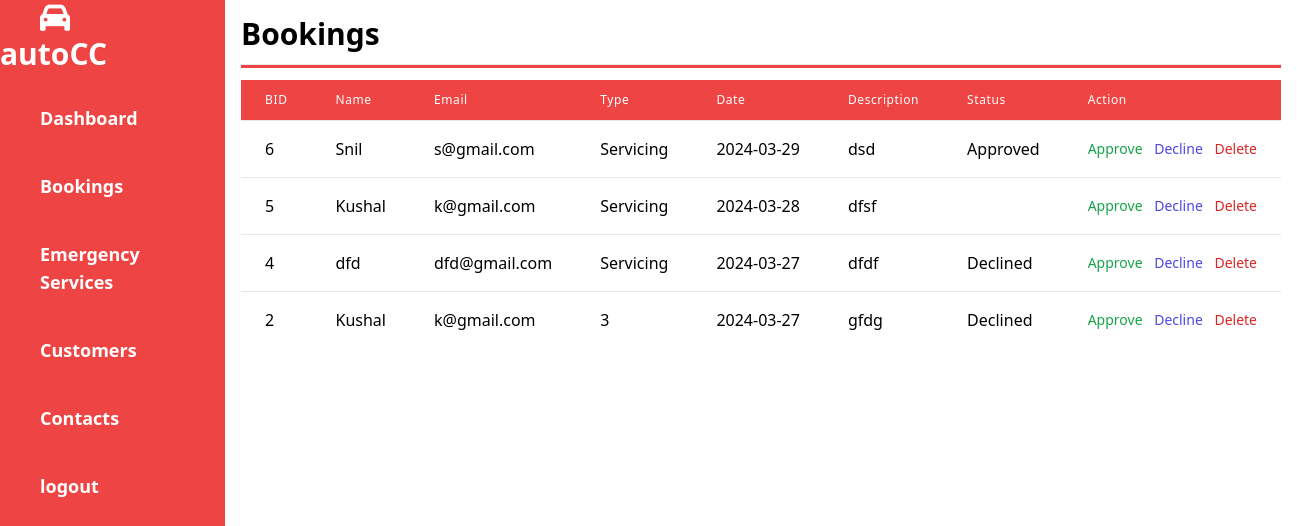
Page /admin/bookings.php on the earlier database version.
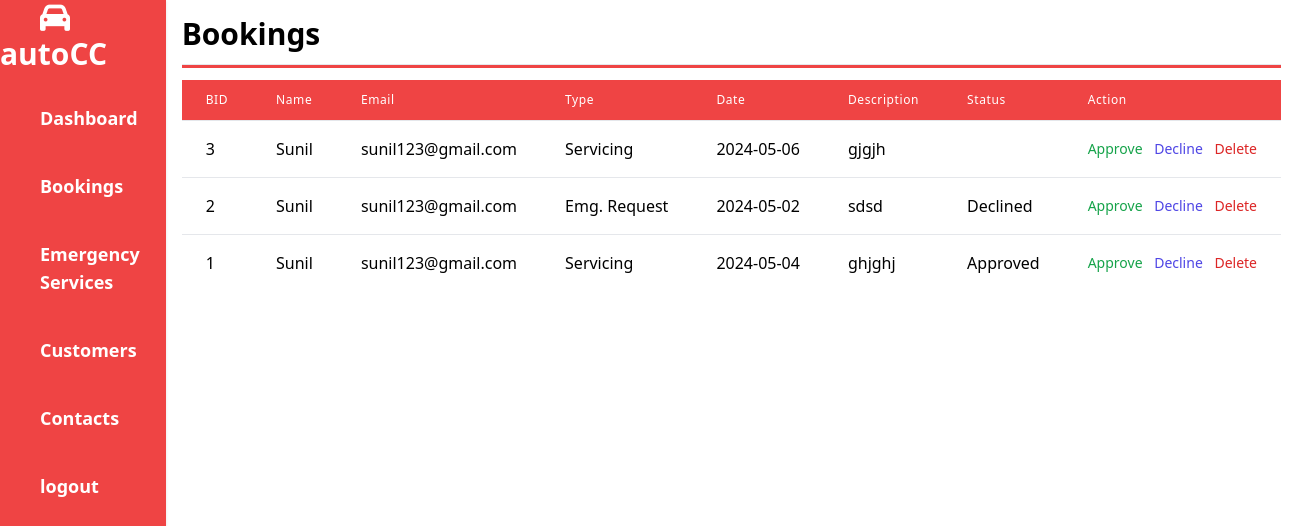
Same page on the later database version.
### tables this page shows
CREATE TABLE `bookings` (
  `bid` int(11) NOT NULL,
  `bname` varchar(50) NOT NULL,
  `bemail` varchar(50) NOT NULL,
  `btype` varchar(50) NOT NULL,
  `bdate` varchar(50) NOT NULL,
  `bdescription` varchar(500) NOT NULL,
  `bstatus` varchar(20) NOT NULL
);

### admin/bookings.php (the view, shortened to what this page needs)
<?php include 'sidebar.php'; ?>
<?php
    $qry3 = "SELECT * FROM bookings ORDER BY bid DESC";
    include '../includes/db.php';
    $result3 = mysqli_query($conn, $qry3);
?>
<h1 class="text-3xl font-bold">Bookings</h1>
    <hr class="my-3 h-1 bg-red-500">
        <div class="">
            <table class="min-w-full divide-y divide-gray-200">
                <thead class="bg-red-500">
                    <tr>
                        <th scope="col"
                            class="px-6 py-3 text-left text-xs font-medium text-white tracking-wider">
                            BID</th>
                        <th scope="col"
                            class="px-6 py-3 text-left text-xs font-medium text-white   tracking-wider">
                            Name</th>
                        <th scope="col"
                            class="px-6 py-3 text-left text-xs font-medium text-white  tracking-wider">
                            Email</th>
                        <th scope="col"
                            class="px-6 py-3 text-left text-xs font-medium text-white  tracking-wider">
                            Type</th>
                        <th scope="col"
                            class="px-6 py-3 text-left text-xs font-medium text-white  tracking-wider">
                            Date</th>
                        <th scope="col"
                            class="px-6 py-3 text-left text-xs font-medium text-white  tracking-wider">
                            Description</th>
                        <th scope="col"
                            class="px-6 py-3 text-left text-xs font-medium text-white  tracking-wider">
                            Status</th>
                        <th scope="col"
                            class="px-6 py-3 text-left text-xs font-medium text-white  tracking-wider">
                            Action</th>
                    </tr>
                </thead>
                <tbody class="bg-white divide-y divide-gray-200">
                    <?php while($row3 = mysqli_fetch_assoc($result3)){  ?>
                    <tr>
                        <td class="px-6 py-4 whitespace-nowrap"><?php echo $row3['bid'];?></td>
                        <td class="px-6 py-4 whitespace-nowrap"><?php echo $row3['bname'];?></td>
                        <td class="px-6 py-4 whitespace-nowrap"><?php echo $row3['bemail'];?></td>
                        <td class="px-6 py-4 whitespace-nowrap"><?php echo $row3['btype'];?></td>
                        <td class="px-6 py-4 whitespace-nowrap"><?php echo $row3['bdate'];?></td>
                        <td class="px-6 py-4 whitespace-nowrap"><?php echo $row3['bdescription'];?></td>
                        <td class="px-6 py-4 whitespace-nowrap"><?php echo $row3['bstatus'];?></td>
                        <td class="px-6 py-4 whitespace-nowrap text-right text-sm font-medium">
                            <a href="bookings.php?approve_bid=<?php echo $row3['bid'];?>" class="text-green-600 hover:text-indigo-900 mr-2" onclick="return confirm('Are you sure to approve?')">Approve</a>
                            <a href="bookings.php?decline_bid=<?php echo $row3['bid'];?>" class="text-indigo-600 hover:text-indigo-900 mr-2" onclick="return confirm('Are you sure to decline?')">Decline</a>
                            <a href="bookings.php?delete_bid=<?php echo $row3['bid'];?>" class="text-red-600 hover:text-red-900" onclick="return confirm('Are you sure to delete?')">Delete</a>
                        </td>
                    </tr>
                    <?php } ?>
                </tbody>
            </table>
        </div>

### admin/sidebar.php (shortened to what this page needs)
<!DOCTYPE html>
<html lang="en">
<head>
    <script src="https://cdn.tailwindcss.com"></script>
    <link rel="stylesheet" href="https://cdnjs.cloudflare.com/ajax/libs/font-awesome/6.5.1/css/all.min.css">
</head>
<body>
    <div class="flex">
        <nav class="h-screen bg-red-500 shadow w-60">
        <a href="../index.php" class="font-bold text-3xl mx-10 text-white"><i class="fa fa-car me-3"></i>autoCC</a>
        <div class="mt-4 pl-6 text-lg font-bold">
            <a href="dashboard.php" class="block p-4 hover:bg-white hover:text-black my-2 text-white">Dashboard</a>
            <a href="bookings.php" class="block p-4 hover:bg-white hover:text-black my-2 text-white">Bookings</a>
            <a href="emergency_services.php" class="block p-4 hover:bg-white hover:text-black my-2 text-white">Emergency Services</a>
            <a href="customers.php" class="block p-4 hover:bg-white hover:text-black my-2 text-white">Customers</a>
            <a href="contacts.php" class="block p-4 hover:bg-white hover:text-black my-2 text-white">Contacts</a>
            <a href="logout.php" class="block p-4 hover:bg-white hover:text-black my-2 text-white" onclick="return confirm('Are you sure to log out?')">logout</a>
        </div>
        </nav>
        <div class="p-4 flex-1">

Differences in the rows shown:
removed bookings: bid "6", bname "Snil", bemail "s@gmail.com", btype "Servicing", bdate "2024-03-29", bdescription "dsd", bstatus "Approved"
removed bookings: bid "5", bname "Kushal", bemail "k@gmail.com", btype "Servicing", bdate "2024-03-28", bdescription "dfsf"
removed bookings: bid "4", bname "dfd", bemail "dfd@gmail.com", btype "Servicing", bdate "2024-03-27", bdescription "dfdf", bstatus "Declined"
added bookings: bid "3", bname "Sunil", bemail "sunil123@gmail.com", btype "Servicing", bdate "2024-05-06", bdescription "gjgjh"
changed bookings "Declined": bname "Kushal" → "Sunil"; bemail "k@gmail.com" → "sunil123@gmail.com"; btype "3" → "Emg. Request"; bdate "2024-03-27" → "2024-05-02"; bdescription "gfdg" → "sdsd"
added bookings: bid "1", bname "Sunil", bemail "sunil123@gmail.com", btype "Servicing", bdate "2024-05-04", bdescription "ghjghj", bstatus "Approved"
